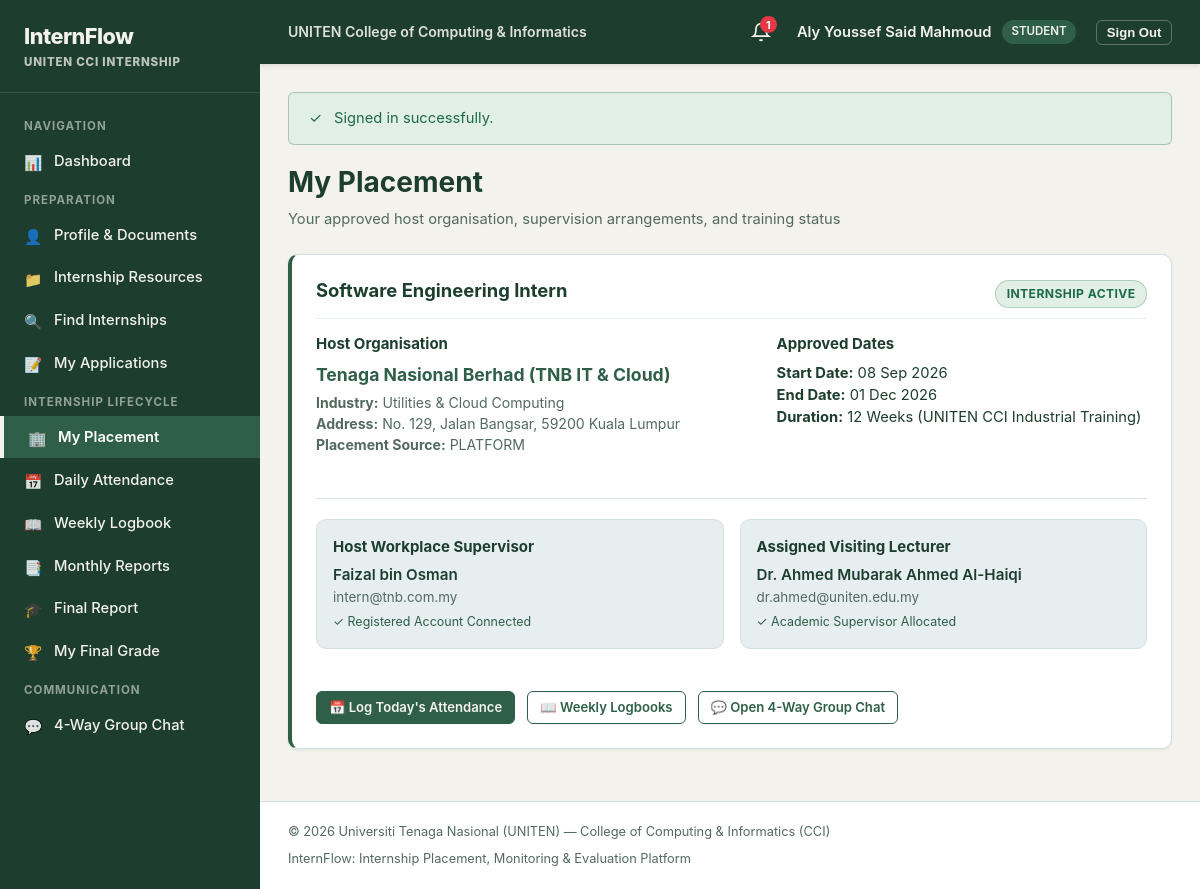
Screenshot of /public/placements/my (signed in) with the database file from the repository.
### tables this page shows
CREATE TABLE `students` (
  `user_id` int NOT NULL,
  `student_id` varchar(50) NOT NULL,
  `programme` varchar(100) NOT NULL,
  `intake` varchar(50) NOT NULL,
  `cgpa` decimal(3,2) DEFAULT NULL,
  `skills` text,
  `interests` text,
  `emergency_contact` varchar(255) DEFAULT NULL,
  `photo_path` varchar(255) DEFAULT NULL,
  `verified` tinyint(1) NOT NULL DEFAULT '1',
  `profile_complete` tinyint(1) NOT NULL DEFAULT '0',
  `created_at` timestamp NULL DEFAULT CURRENT_TIMESTAMP,
  `updated_at` timestamp NULL DEFAULT CURRENT_TIMESTAMP ON UPDATE CURRENT_TIMESTAMP,
  PRIMARY KEY (`user_id`),
  UNIQUE KEY `student_id` (`student_id`),
  CONSTRAINT `fk_students_user` FOREIGN KEY (`user_id`) REFERENCES `users` (`id`) ON DELETE CASCADE
);

CREATE TABLE `users` (
  `id` int NOT NULL AUTO_INCREMENT,
  `role` enum('student','company','university_supervisor','coordinator') NOT NULL,
  `name` varchar(255) NOT NULL,
  `email` varchar(255) NOT NULL,
  `password_hash` varchar(255) NOT NULL,
  `must_change_password` tinyint(1) NOT NULL DEFAULT '0',
  `status` enum('pending','active','suspended','inactive') NOT NULL DEFAULT 'active',
  `scope_placement_id` int DEFAULT NULL,
  `last_login_at` datetime DEFAULT NULL,
  `created_at` timestamp NULL DEFAULT CURRENT_TIMESTAMP,
  `updated_at` timestamp NULL DEFAULT CURRENT_TIMESTAMP ON UPDATE CURRENT_TIMESTAMP,
  PRIMARY KEY (`id`),
  UNIQUE KEY `email` (`email`),
  KEY `idx_user_role` (`role`),
  KEY `idx_user_status` (`status`),
  KEY `idx_user_scope` (`scope_placement_id`)
);

CREATE TABLE `placements` (
  `id` int NOT NULL AUTO_INCREMENT,
  `student_user_id` int NOT NULL,
  `company_id` int NOT NULL,
  `vacancy_id` int DEFAULT NULL,
  `application_id` int DEFAULT NULL,
  `source` enum('platform','self_sourced') NOT NULL DEFAULT 'platform',
  `position` varchar(255) NOT NULL,
  `start_date` date NOT NULL,
  `end_date` date NOT NULL,
  `supervisor_contact_name` varchar(255) NOT NULL,
  `supervisor_contact_email` varchar(255) NOT NULL,
  `company_supervisor_user_id` int DEFAULT NULL,
  `university_supervisor_id` int DEFAULT NULL,
  `status` enum('placement_pending','university_approved','internship_active','completed','rejected') NOT NULL DEFAULT 'placement_pending',
  `approved_by` int DEFAULT NULL,
  `approved_at` datetime DEFAULT NULL,
  `created_at` timestamp NULL DEFAULT CURRENT_TIMESTAMP,
  `updated_at` timestamp NULL DEFAULT CURRENT_TIMESTAMP ON UPDATE CURRENT_TIMESTAMP,
  PRIMARY KEY (`id`),
  KEY `idx_plc_student` (`student_user_id`),
  KEY `idx_plc_company` (`company_id`),
  KEY `idx_plc_status` (`status`),
  KEY `idx_plc_uni_sup` (`university_supervisor_id`),
  KEY `idx_plc_comp_sup` (`company_supervisor_user_id`),
  KEY `fk_plc_vac` (`vacancy_id`),
  KEY `fk_plc_app` (`application_id`),
  KEY `fk_plc_approver` (`approved_by`),
  CONSTRAINT `fk_plc_app` FOREIGN KEY (`application_id`) REFERENCES `applications` (`id`) ON DELETE SET NULL,
  CONSTRAINT `fk_plc_approver` FOREIGN KEY (`approved_by`) REFERENCES `users` (`id`) ON DELETE SET NULL,
  CONSTRAINT `fk_plc_comp_sup` FOREIGN KEY (`company_supervisor_user_id`) REFERENCES `users` (`id`) ON DELETE SET NULL,
  CONSTRAINT `fk_plc_company` FOREIGN KEY (`company_id`) REFERENCES `companies` (`id`) ON DELETE CASCADE,
  CONSTRAINT `fk_plc_student` FOREIGN KEY (`student_user_id`) REFERENCES `users` (`id`) ON DELETE CASCADE,
  CONSTRAINT `fk_plc_uni_sup` FOREIGN KEY (`university_supervisor_id`) REFERENCES `users` (`id`) ON DELETE SET NULL,
  CONSTRAINT `fk_plc_vac` FOREIGN KEY (`vacancy_id`) REFERENCES `vacancies` (`id`) ON DELETE SET NULL
);

CREATE TABLE `companies` (
  `id` int NOT NULL AUTO_INCREMENT,
  `name` varchar(255) NOT NULL,
  `registration_no` varchar(100) NOT NULL,
  `industry` varchar(100) NOT NULL,
  `address` text NOT NULL,
  `representative_name` varchar(255) NOT NULL,
  `representative_email` varchar(255) NOT NULL,
  `source` enum('partner','self_sourced') NOT NULL DEFAULT 'partner',
  `status` enum('pending','approved','rejected','suspended') NOT NULL DEFAULT 'pending',
  `registered_by` int DEFAULT NULL,
  `created_at` timestamp NULL DEFAULT CURRENT_TIMESTAMP,
  `updated_at` timestamp NULL DEFAULT CURRENT_TIMESTAMP ON UPDATE CURRENT_TIMESTAMP,
  PRIMARY KEY (`id`),
  KEY `idx_company_status` (`status`),
  KEY `idx_company_source` (`source`),
  KEY `fk_comp_reg_by` (`registered_by`),
  CONSTRAINT `fk_comp_reg_by` FOREIGN KEY (`registered_by`) REFERENCES `users` (`id`) ON DELETE SET NULL
);

### app/views/placements/my.php (the view, shortened to what the rows shown need)
<div class="page-header">
    <div>
        <h1>My Placement</h1>
        <p>Your approved host organisation, supervision arrangements, and training status</p>
    </div>
</div>
<?php if ($placement): ?>
    <div class="card" style="border-left: 4px solid var(--c-forest);">
        <div class="card-title">
            <h3><?= e($placement['position']) ?></h3>
            <?= renderStatusBadge($placement['status']) ?>
        </div>
        <div class="form-row" style="margin-bottom: 1.5rem;">
            <div class="form-group" style="flex: 1.2;">
                <h4 style="color: var(--c-forest-dark); margin-bottom: 0.5rem;">Host Organisation</h4>
                <div style="font-size: 1.1rem; font-weight: 700; color: var(--c-forest);"><?= e($placement['company_name']) ?></div>
                <div style="font-size: 0.88rem; color: var(--c-text-muted); margin-top: 0.25rem;">
                    <strong>Industry:</strong> <?= e($placement['company_industry']) ?><br>
                    <strong>Address:</strong> <?= e($placement['company_address']) ?><br>
                    <strong>Placement Source:</strong> <?= strtoupper(e($placement['source'])) ?>
                </div>
            </div>
            <div class="form-group" style="flex: 1;">
                <h4 style="color: var(--c-forest-dark); margin-bottom: 0.5rem;">Approved Dates</h4>
                <div style="font-size: 0.92rem; color: var(--c-text-primary);">
                    <strong>Start Date:</strong> <?= date('d M Y', strtotime($placement['start_date'])) ?><br>
                    <strong>End Date:</strong> <?= date('d M Y', strtotime($placement['end_date'])) ?><br>
                    <strong>Duration:</strong> 12 Weeks (UNITEN CCI Industrial Training)
                </div>
            </div>
        </div>
        <div class="form-row" style="border-top: 1px solid var(--c-border); padding-top: 1.25rem;">
            <div class="form-group" style="flex: 1;">
                <div class="card-bluegray" style="margin-bottom: 0; padding: 1rem;">
                    <div style="font-weight: 700; color: var(--c-forest-dark); margin-bottom: 0.35rem;">Host Workplace Supervisor</div>
                    <div style="font-size: 0.95rem; font-weight: 600;"><?= e($placement['supervisor_contact_name']) ?></div>
                    <div style="font-size: 0.84rem; color: var(--c-text-muted);"><?= e($placement['supervisor_contact_email']) ?></div>
                    <div style="font-size: 0.78rem; margin-top: 0.4rem; color: var(--c-forest);">
                        <?= !empty($placement['company_supervisor_user_id']) ? '✓ Registered Account Connected' : '⏳ Invitation Pending' ?>
                    </div>
                </div>
            </div>
            <div class="form-group" style="flex: 1;">
                <div class="card-bluegray" style="margin-bottom: 0; padding: 1rem;">
                    <div style="font-weight: 700; color: var(--c-forest-dark); margin-bottom: 0.35rem;">Assigned Visiting Lecturer</div>
                    <?php if (!empty($placement['uni_supervisor_name'])): ?>
                        <div style="font-size: 0.95rem; font-weight: 600;"><?= e($placement['uni_supervisor_name']) ?></div>
                        <div style="font-size: 0.84rem; color: var(--c-text-muted);"><?= e($placement['uni_supervisor_email']) ?></div>
                        <div style="font-size: 0.78rem; margin-top: 0.4rem; color: var(--c-forest);">✓ Academic Supervisor Allocated</div>
                    <?php else: ?>
                        <div style="font-size: 0.9rem; color: var(--c-text-muted); padding: 0.5rem 0;">
                            To be assigned by the University Coordinator.
                        </div>
                    <?php endif; ?>
                </div>
            </div>
        </div>
        <div style="margin-top: 1.5rem; display: flex; gap: 0.75rem; flex-wrap: wrap;">
            <?php if ($placement['status'] === 'internship_active'): ?>
                <a href="<?= url('attendance') ?>" class="btn btn-primary btn-sm">📅 Log Today's Attendance</a>
                <a href="<?= url('logbooks') ?>" class="btn btn-secondary btn-sm">📖 Weekly Logbooks</a>
            <?php endif; ?>
            <a href="<?= url('chat') ?>" class="btn btn-secondary btn-sm">💬 Open 4-Way Group Chat</a>
        </div>
    </div>
<?php endif; ?>

### app/views/partials/badges.php (shortened to what the rows shown need)
<?php
if (!function_exists('renderStatusBadge')) {
    function renderStatusBadge(string $status, string $context = 'general'): string
    {
        $statusClean = strtolower(trim($status));
        $label = ucwords(str_replace(['_', '-'], ' ', $statusClean));
        $class = 'badge-neutral';
        switch ($statusClean) {
            case 'active':
            case 'internship_active':
            case 'approved':
            case 'university_approved':
            case 'verified':
            case 'accepted':
            case 'published':
            case 'completed':
            case 'present':
            case 'sent':
                $class = 'badge-success';
                break;
        }
        return '<span class="badge ' . $class . '">' . e($label) . '</span>';
    }
}

### app/core/Router.php (shortened to what the rows shown need)
<?php
class Router
{
    private array $routes = [];
    private function addRoute(string $method, string $path, string|callable $handler): void
    {
        $path = '/' . trim($path, '/');
        $this->routes[] = [
            'method' => strtoupper($method),
            'path' => $path,
            'handler' => $handler,
        ];
    }
    public function dispatch(): void
    {
        $method = $_SERVER['REQUEST_METHOD'] ?? 'GET';
        $uri = parse_url($_SERVER['REQUEST_URI'] ?? '/', PHP_URL_PATH);
        $scriptDir = dirname($_SERVER['SCRIPT_NAME'] ?? '');
        $scriptDir = str_replace('\\', '/', $scriptDir);
        if ($scriptDir !== '/' && str_starts_with($uri, $scriptDir)) {
            $uri = substr($uri, strlen($scriptDir));
        }
        $uri = '/' . trim($uri ?: '/', '/');
        foreach ($this->routes as $route) {
            if ($route['method'] !== $method && $route['method'] !== 'ANY') {
                continue;
            }
            $pattern = preg_replace('#:([a-zA-Z0-9_]+)#', '(?P<$1>[^/]+)', $route['path']);
            $pattern = '#^' . $pattern . '$#';
            if (preg_match($pattern, $uri, $matches)) {
                $params = array_filter($matches, 'is_string', ARRAY_FILTER_USE_KEY);
                $this->executeHandler($route['handler'], $params);
                return;
            }
        }
    }
    private function executeHandler(string|callable|array $handler, array $params = []): void
    {
        if (is_string($handler) && str_contains($handler, '@')) {
            [$controllerClass, $method] = explode('@', $handler, 2);
            $controller = new $fullClass();
            call_user_func_array([$controller, $method], $params);
            return;
        }
        throw new \RuntimeException("Invalid route handler format.");
    }
}

### app/views/partials/topbar.php (shortened to what the rows shown need)
<?php
$user = \App\Core\Auth::user();
$unreadNotifs = $user ? \App\Core\Notifier::getUnreadCount((int) $user['id']) : 0;
?>
<header class="topbar">
    <div class="topbar-left">
        <span style="font-size: 0.88rem; font-weight: 600; opacity: 0.9;">UNITEN College of Computing &amp; Informatics</span>
    </div>
    <div class="topbar-right">
        <?php if ($user): ?>
            <a href="<?= url('notifications') ?>" class="notifications-bell" title="Notifications">
                <svg width="20" height="20" viewBox="0 0 24 24" fill="none" stroke="currentColor" stroke-width="2">
                    <path d="M18 8A6 6 0 0 0 6 8c0 7-3 9-3 9h18s-3-2-3-9"></path>
                    <path d="M13.73 21a2 2 0 0 1-3.46 0"></path>
                </svg>
                <?php if ($unreadNotifs > 0): ?>
                    <span class="notifications-count"><?= $unreadNotifs > 99 ? '99+' : $unreadNotifs ?></span>
                <?php endif; ?>
            </a>
            <div class="user-profile-badge">
                <span style="font-weight: 600; font-size: 0.92rem;"><?= e($user['name']) ?></span>
                <span class="user-role-pill"><?= e(str_replace('_', ' ', $user['role'])) ?></span>
            </div>
            <form action="<?= url('logout') ?>" method="POST" style="display: inline; margin: 0;">
                <button type="submit" class="btn btn-secondary btn-sm" style="color: var(--c-offwhite); border-color: rgba(243,242,236,0.3); padding: 0.25rem 0.6rem;">Sign Out</button>
            </form>
        <?php endif; ?>
    </div>
</header>

### rows the page displays
students: user_id.name "Aly Youssef Said Mahmoud", user_id.role "STUDENT"
placements: position "Software Engineering Intern", status "INTERNSHIP ACTIVE", company.name "Tenaga Nasional Berhad (TNB IT & Cloud)", company.industry "Utilities & Cloud Computing", company.address "No. 129, Jalan Bangsar, 59200 Kuala Lumpur", source "PLATFORM", start_date "08 Sep 2026", end_date "01 Dec 2026", supervisor_contact_name "Faizal bin Osman", supervisor_contact_email "intern@tnb.com.my", university_supervisor.name "Dr. Ahmed Mubarak Ahmed Al-Haiqi", university_supervisor.email "dr.ahmed@uniten.edu.my"

### other values shown
$unreadNotifs "1"
$msg['message'] "Signed in successfully."
